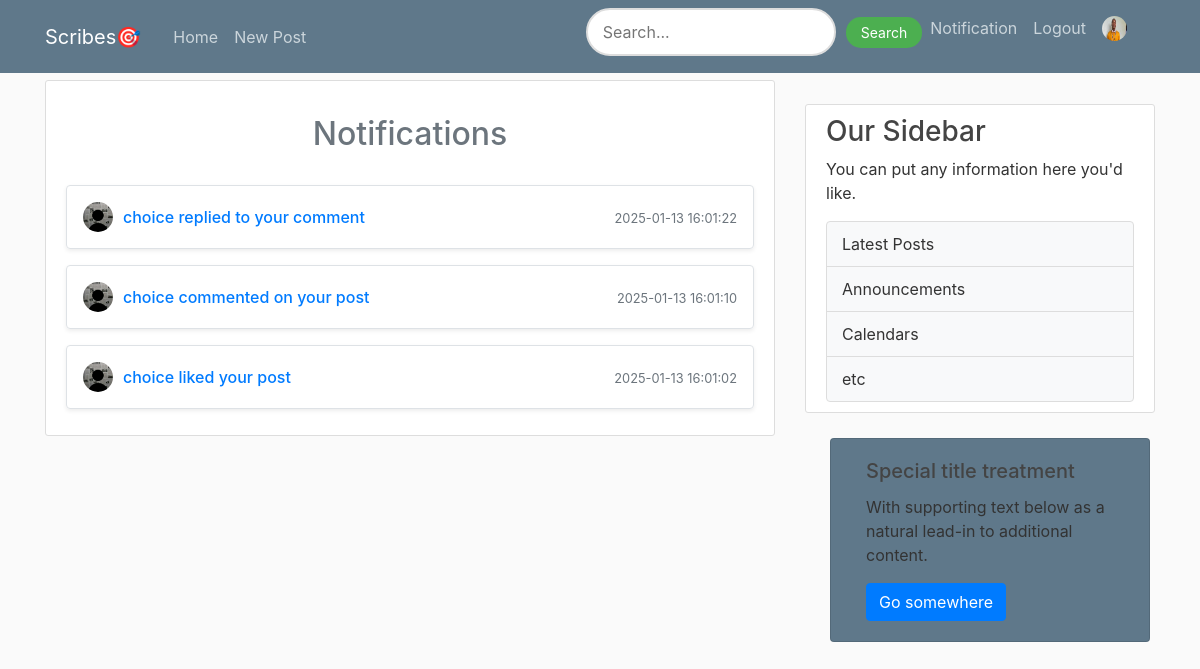
The app's page /notification (signed in) with its own data.
### flaskblog/models.py (models this page shows, shortened)
class User(db.Model, UserMixin):
    id = db.Column(db.Integer, primary_key=True)
    username = db.Column(db.String(20), nullable=False, unique=True)
    email = db.Column(db.String(120), nullable=False, unique=True)
    image_file = db.Column(db.String(20), nullable=False, default='default.jpg')
    password = db.Column(db.String(60), nullable=False)
    posts = db.relationship('Post', backref='author', lazy=True)
    is_admin = db.Column(db.Boolean, nullable=False,default=False)
    Biography= db.Column(db.Text, nullable=False,default='Add A Brief Description About Yourself')
    def __repr__(self):
        return f"User('{self.username}', '{self.email}', '{self.image_file}','{self.is_admin}')"

class Notification(db.Model):
    id = db.Column(db.Integer, primary_key=True)
    user_id = db.Column(db.Integer, db.ForeignKey('user.id'), nullable=False)
    content = db.Column(db.Text, nullable=False)
    date = db.Column(db.DateTime, nullable=False, default=datetime.utcnow)
    initiator= db.Column(db.Integer, nullable=False,default=None)
    post_id = db.Column(db.Integer, db.ForeignKey('post.id'), nullable=True)
    comment_id = db.Column(db.Integer, db.ForeignKey('comment.id'), nullable=True)
    user = db.relationship('User', backref=db.backref('notifications', lazy=True))
    post = db.relationship('Post', backref=db.backref('notifications', lazy=True))
    comment = db.relationship('Comment', backref=db.backref('notifications', lazy=True))
    def __repr__(self):
         return f"Notification('{self.content}','{self.user_id}')"

### flaskblog/routes.py (the view)
@app.route('/notification', methods=['GET', 'POST'])
def notification():
    notifications = Notification.query.filter_by(user_id=current_user.id).order_by(Notification.date.desc()).limit(10).all()
    enriched_notifications = []
    for notification in notifications:
        initiator = User.query.get(notification.initiator)  # Fetch the initiator
        enriched_notifications.append({
            'notification': notification,
            'initiator': initiator,
        })
        print(enriched_notifications)
    image_file = url_for('static', filename='profile_pics/' + current_user.image_file)
    return render_template('Notification.html',title='Notification',notifications=enriched_notifications,image_file=image_file)

### flaskblog/models.py (called while the page is built)
@login_manager.user_loader
def load_user(user_id):
    return User.query.get(int(user_id))

### flaskblog/templates/Notification.html
{% extends "layout.html" %}
{% block content %}
<div class="content-section">
    <div class="comments-section mt-4">
        <h2 class="text-center text-secondary"><a>Notifications</a></h2><br>
        {% for enriched_notification in notifications %}
            {% set notification = enriched_notification.notification %}
            {% set initiator = enriched_notification.initiator %}
            <div class="comments mb-3 p-3 rounded border shadow-sm">
                <div class="d-flex justify-content-between align-items-center">
                    <div class="d-flex align-items-center">
                        <img class="rounded-circle article-img2 me-2"
                             src="{{ url_for('static', filename='profile_pics/' + initiator.image_file) }}" alt="Profile Picture">
                        <div>
                            <h6 class="mb-0 text-primary">
                                {% if 'replied' in notification.content %}
                                    <a href="{{ url_for('reply_comment', comment_id=notification.comment_id) }}">
                                    {{ notification.content }}
                                </a>
                                {% else %}
                                <a href="{{ url_for('post_detail', title=notification.post.title) }}">
                                    {{ notification.content }}
                                </a>
                                {% endif %}
                            </h6>
                        </div>
                    </div>
                    <div class="text-muted">
                        <small>
                            {{ notification.date.strftime('%Y-%m-%d %H:%M:%S') }}
                        </small>
                    </div>
                </div>
            </div>
        {% else %}
            <h3 class="text-primary text-center" style="color: #428bca;">No notification yet!</h3>
        {% endfor %}
    </div>
</div>
{% endblock content %}

### flaskblog/static/main.css (style rules this page uses)
body { background: #fafafa; color: #333333; margin-top: 5rem; }
h1, h2, h3, h4, h5, h6 { color: #444444; }
.content-section { background: #ffffff; padding: 10px 20px; border: 1px solid #dddddd; border-radius: 3px; margin-bottom: 20px; }
.article-img2 { height: 30px; width: 30px; margin-right: 10px; }

### records on screen
User: image_file (placeholder picture)
Notification: content "choice replied to your comment", date "2025-01-13 16:01:22"
Notification: content "choice commented on your post", date "2025-01-13 16:01:10"
Notification: content "choice liked your post", date "2025-01-13 16:01:02"
